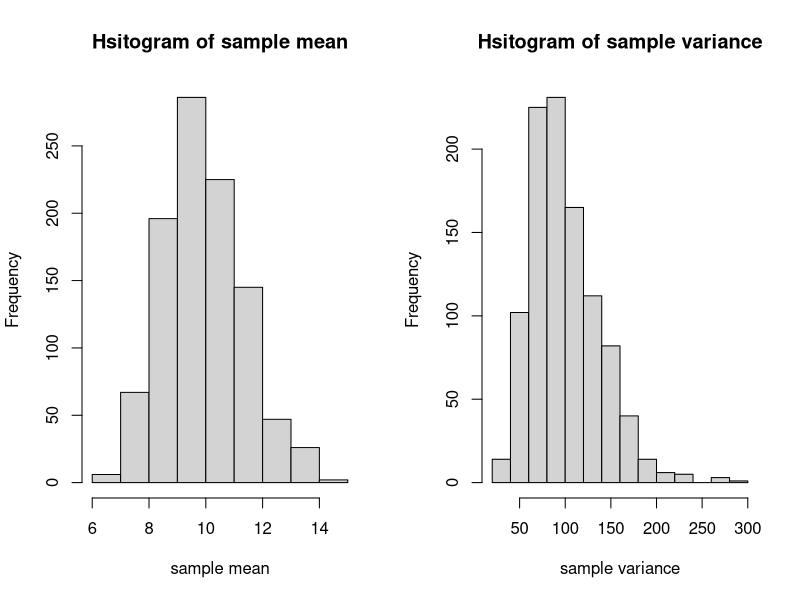

R code for this plot: (Note: this script raises an error after producing the figure.)
## ---- chunk 1
# data simulation

Data1 <- replicate(1000,mean(rexp(50,0.1)))

Data2 <- replicate(1000,var(rexp(50,0.1)))

## ---- chunk 2
par(mfrow=c(1,2))
hist(Data1,xlab='sample mean',main = 'Hsitogram of sample mean')
hist(Data2,xlab='sample variance',main = 'Hsitogram of sample variance')
## ---- chunk 3

Bias1 <- (mean(Data1-5))
Bias2 <- (mean(Data2-5))
Bias3 <- (mean(Data3-5))
RMSE1 <- sqrt(mean((Data1-5)^2))
RMSE2 <- sqrt(mean((Data2-5)^2))
RMSE3 <- sqrt(mean((Data3-5)^2))

## ---- chunk 4
par(mfrow=c(1,2))
qqnorm(Data1,main = "Normal Q-Q plot of \n sample mean")
qqline(Data1)

qqnorm(Data2,main = "Normal Q-Q plot of \n sample variance")
qqline(Data2)
## ---- chunk 5
# data simulation again
#sample size from 50 to 100 

data1 <- replicate(10000,mean(rexp(100,0.1)))
data2 <- replicate(10000,var(rexp(100,0.1)))

par(mfrow=c(1,2))
hist(data1,xlab='sample mean',main = 'Hsitogram of sample mean \n (100 samples)')
hist(data2,xlab='sample variance',main = 'Hsitogram of sample variance\n(100 samples) ')



## ---- chunk 6
par(mfrow=c(1,2))

qqnorm(data1,main = "Normal Q-Q plot of \n sample mean (100 samples)" )
qqline(data1)

qqnorm(data2,main = "Normal Q-Q plot of\n sample variance (100 samples)")
qqline(data2)


